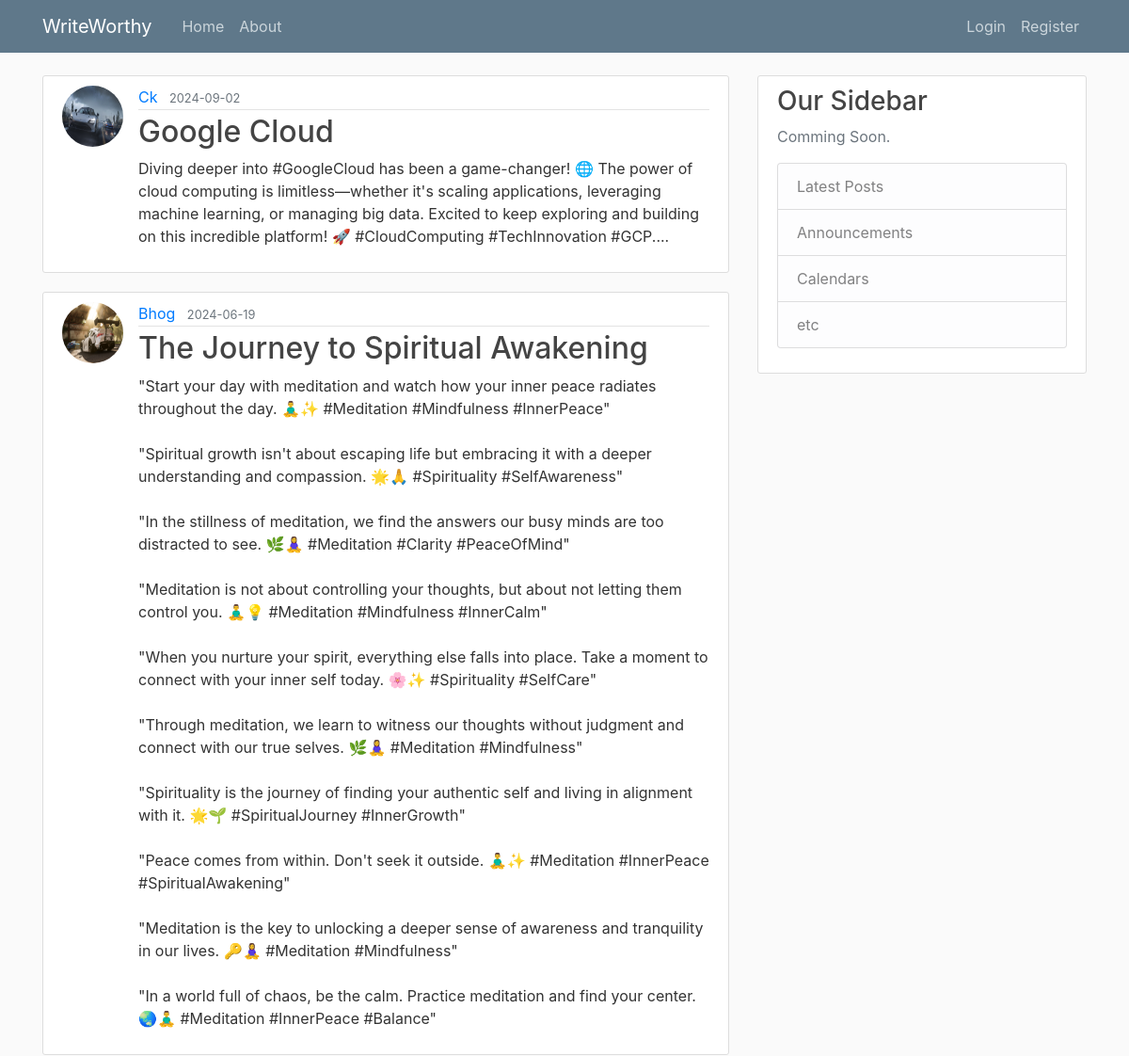
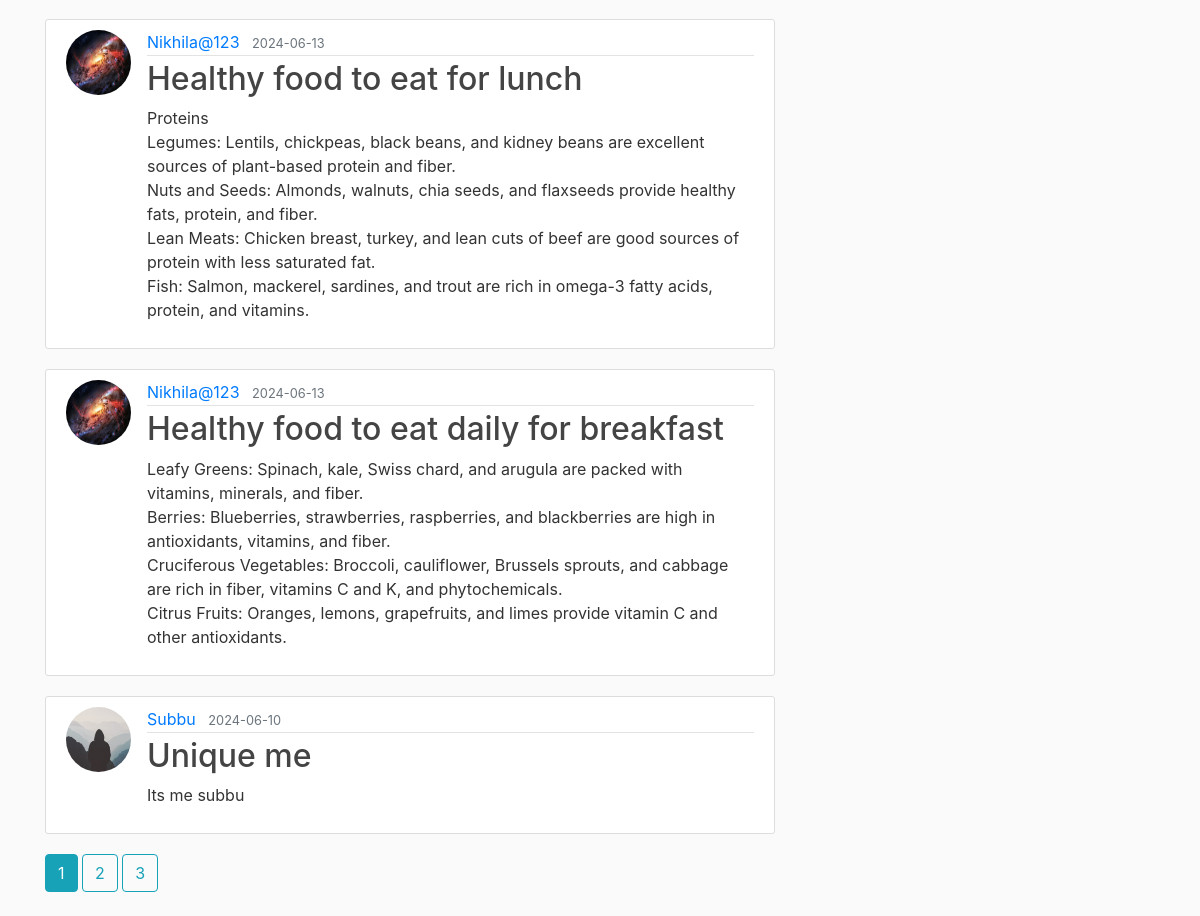
The page /home on the database its author committed (2 pictures, top to bottom).
### flaskblog/models.py (models this page shows, shortened)
class Post(db.Model):
    id = db.Column(db.Integer, primary_key=True)
    title = db.Column(db.String(100), nullable=False)
    date_posted = db.Column(db.DateTime, nullable=False, default=datetime.utcnow)
    content = db.Column(db.Text, nullable=False)
    user_id = db.Column(db.Integer, db.ForeignKey('user.id'), nullable=False)

class User(db.Model, UserMixin):
    id = db.Column(db.Integer, primary_key=True)
    username = db.Column(db.String(20), unique=True, nullable=False)
    email = db.Column(db.String(120), unique=True, nullable=False)
    image_file = db.Column(db.String(20), nullable=False, default='default.jpg')
    password = db.Column(db.String(60), nullable=False)
    posts = db.relationship('Post', backref='author', lazy=True)

### flaskblog/routes.py (the view)
@app.route("/")
@app.route("/home")
def home():
    page = request.args.get('page', 1, type=int)
    posts = Post.query.order_by(Post.date_posted.desc()).paginate(page=page, per_page=5)
    return render_template('home.html', posts=posts)

### flaskblog/templates/home.html
{% extends "layout.html" %}
{% block content %}
    {% for post in posts.items %}
        <article class="media content-section">
          <img class="rounded-circle article-img" src="{{ url_for('static', filename='profile_pics/' + post.author.image_file) }}">
          <div class="media-body">
            <div class="article-metadata">
              <a class="mr-2" href="{{ url_for('user_posts', username=post.author.username) }}">{{ post.author.username }}</a>
              <small class="text-muted">{{ post.date_posted.strftime('%Y-%m-%d') }}</small>
            </div>
            <h2><a class="article-title" href="{{ url_for('post', post_id=post.id) }}">{{ post.title }}</a></h2>
            <p class="article-content">{{ post.content }}</p>
          </div>
        </article>
    {% endfor %}
    {% for page_num in posts.iter_pages(left_edge=1, right_edge=1, left_current=1, right_current=2) %}
      {% if page_num %}
        {% if posts.page == page_num %}
          <a class="btn btn-info mb-4" href="{{ url_for('home', page=page_num) }}">{{ page_num }}</a>
        {% else %}
          <a class="btn btn-outline-info mb-4" href="{{ url_for('home', page=page_num) }}">{{ page_num }}</a>
        {% endif %}
      {% else %}
        ...
      {% endif %}
    {% endfor %}
{% endblock content %}

### flaskblog/templates/layout.html (shortened to what this page needs)
<!DOCTYPE html>
<html>
<head>
    <link rel="stylesheet" href="https://maxcdn.bootstrapcdn.com/bootstrap/4.0.0/css/bootstrap.min.css">
    <link rel="stylesheet" type="text/css" href="{{ url_for('static', filename='main.css') }}">
</head>
<body>
    <header class="site-header">
      <nav class="navbar navbar-expand-md navbar-dark bg-steel fixed-top">
        <div class="container">
          <a class="navbar-brand mr-4" href="/">WriteWorthy</a>
          <div class="collapse navbar-collapse" id="navbarToggle">
            <div class="navbar-nav mr-auto">
              <a class="nav-item nav-link" href="{{ url_for('home') }}">Home</a>
              <a class="nav-item nav-link" href="{{ url_for('about') }}">About</a>
            </div>
            <div class="navbar-nav">
              {% if current_user.is_authenticated %}
                <a class="nav-item nav-link" href="{{ url_for('new_post') }}">New Post</a>
                <a class="nav-item nav-link" href="{{ url_for('account') }}">Account</a>
                <a class="nav-item nav-link" href="{{ url_for('logout') }}">Logout</a>
              {% else %}
                <a class="nav-item nav-link" href="{{ url_for('login') }}">Login</a>
                <a class="nav-item nav-link" href="{{ url_for('register') }}">Register</a>
              {% endif %}
            </div>
          </div>
        </div>
      </nav>
    </header>
    <main role="main" class="container">
      <div class="row">
        <div class="col-md-8">
          {% block content %}{% endblock %}
        </div>
        <div class="col-md-4">
          <div class="content-section">
            <h3>Our Sidebar</h3>
            <p class='text-muted'>Comming Soon.
              <ul class="list-group">
                <li class="list-group-item list-group-item-light">Latest Posts</li>
                <li class="list-group-item list-group-item-light">Announcements</li>
                <li class="list-group-item list-group-item-light">Calendars</li>
                <li class="list-group-item list-group-item-light">etc</li>
              </ul>
            </p>
          </div>
        </div>
      </div>
    </main>
</body>
</html>

### flaskblog/static/main.css (style rules this page uses)
body { background: #fafafa; color: #333333; margin-top: 5rem; }
h1, h2, h3, h4, h5, h6 { color: #444444; }
.bg-steel { background-color: #5f788a; }
.site-header .navbar-nav .nav-link { color: #cbd5db; }
.content-section { background: #ffffff; padding: 10px 20px; border: 1px solid #dddddd; border-radius: 3px; margin-bottom: 20px; }
.article-title { color: #444444; }
.article-content { white-space: pre-line; }
.article-img { height: 65px; width: 65px; margin-right: 16px; }
.article-metadata { padding-bottom: 1px; margin-bottom: 4px; border-bottom: 1px solid #e3e3e3 }

### rows shown on the page
Post: image_file (picture), author.username "Ck", date_posted "2024-09-02", title "Google Cloud", content "Diving deeper into #GoogleCloud has been a game-changer! 🌐 The power of cloud computing is limitless—whether it's scaling applications, leveraging machine learning, or managing big data. Excited to keep exploring and building on this incredible platform! 🚀 #CloudComputing #TechInnovation #GCP...."
Post: image_file (picture), author.username "Bhog", date_posted "2024-06-19", title "The Journey to Spiritual Awakening", content "\"Start your day with meditation and watch how your inner peace radiates throughout the day. 🧘‍♂️✨ #Meditation #Mindfulness #InnerPeace\" \"Spiritual growth isn't about escaping life but embracing it with a deeper understanding and compassion. 🌟🙏 #Spirituality #SelfAwareness\" \"In the stillness of meditation, we find the answers our busy minds are too distracted to see. 🌿🧘‍♀️ #Meditation #Clarity #PeaceOfMind\" \"Meditation is not about controlling your thoughts, but about not letting them control you. 🧘‍♂️💡 #Meditation #Mindfulness #InnerCalm\" \"When you nurture your spirit, everything else falls into place. Take a moment to connect with your inner self today. 🌸✨ #Spirituality #SelfCare\" \"Through…"
Post: image_file (picture), author.username "Nikhila@123", date_posted "2024-06-13", title "Healthy food to eat for lunch", content "Proteins Legumes: Lentils, chickpeas, black beans, and kidney beans are excellent sources of plant-based protein and fiber. Nuts and Seeds: Almonds, walnuts, chia seeds, and flaxseeds provide healthy fats, protein, and fiber. Lean Meats: Chicken breast, turkey, and lean cuts of beef are good sources of protein with less saturated fat. Fish: Salmon, mackerel, sardines, and trout are rich in omega-3 fatty acids, protein, and vitamins."
Post: image_file (picture), author.username "Nikhila@123", date_posted "2024-06-13", title "Healthy food to eat daily for breakfast", content "Leafy Greens: Spinach, kale, Swiss chard, and arugula are packed with vitamins, minerals, and fiber. Berries: Blueberries, strawberries, raspberries, and blackberries are high in antioxidants, vitamins, and fiber. Cruciferous Vegetables: Broccoli, cauliflower, Brussels sprouts, and cabbage are rich in fiber, vitamins C and K, and phytochemicals. Citrus Fruits: Oranges, lemons, grapefruits, and limes provide vitamin C and other antioxidants."
Post: image_file (placeholder picture), author.username "Subbu", date_posted "2024-06-10", title "Unique me", content "Its me subbu"

### other values the page prints
{{ page_num }} "1"
{{ page_num }} "2" "3"
